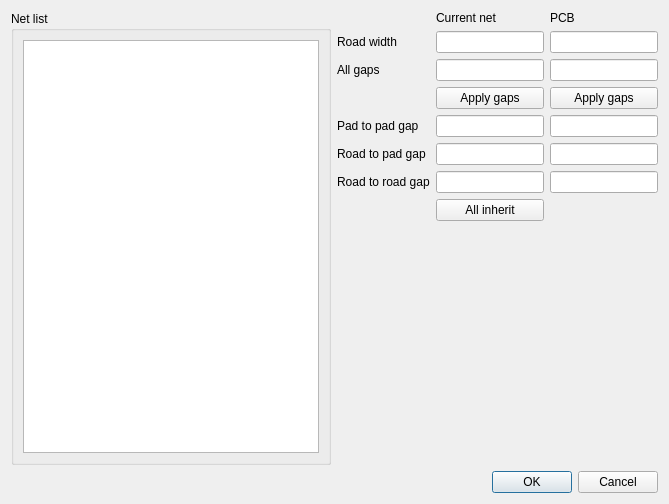
<?xml version="1.0" encoding="UTF-8"?>
<ui version="4.0">
 <class>SdDRuleEditor</class>
 <widget class="QDialog" name="SdDRuleEditor">
  <property name="geometry">
   <rect>
    <x>0</x>
    <y>0</y>
    <width>669</width>
    <height>504</height>
   </rect>
  </property>
  <property name="windowTitle">
   <string>Trace rules editor</string>
  </property>
  <layout class="QVBoxLayout" name="verticalLayout_2">
   <item>
    <layout class="QHBoxLayout" name="horizontalLayout">
     <item>
      <widget class="QGroupBox" name="groupBox">
       <property name="title">
        <string>Net list</string>
       </property>
       <layout class="QVBoxLayout" name="verticalLayout">
        <item>
         <widget class="QListWidget" name="mNetList">
          <property name="selectionMode">
           <enum>QAbstractItemView::ExtendedSelection</enum>
          </property>
         </widget>
        </item>
       </layout>
      </widget>
     </item>
     <item>
      <layout class="QGridLayout" name="gridLayout">
       <item row="0" column="1">
        <widget class="QLabel" name="label_5">
         <property name="text">
          <string>Current net</string>
         </property>
        </widget>
       </item>
       <item row="5" column="1">
        <widget class="QLineEdit" name="mNetRoad2Pad"/>
       </item>
       <item row="2" column="0">
        <widget class="QLabel" name="label_7">
         <property name="text">
          <string>All gaps</string>
         </property>
        </widget>
       </item>
       <item row="4" column="1">
        <widget class="QLineEdit" name="mNetPad2Pad"/>
       </item>
       <item row="4" column="2">
        <widget class="QLineEdit" name="mPcbPad2Pad"/>
       </item>
       <item row="6" column="2">
        <widget class="QLineEdit" name="mPcbRoad2Road"/>
       </item>
       <item row="5" column="2">
        <widget class="QLineEdit" name="mPcbRoad2Pad"/>
       </item>
       <item row="3" column="2">
        <widget class="QPushButton" name="mPcbApplyAllGaps">
         <property name="text">
          <string>Apply gaps</string>
         </property>
        </widget>
       </item>
       <item row="4" column="0">
        <widget class="QLabel" name="label_2">
         <property name="text">
          <string>Pad to pad gap</string>
         </property>
        </widget>
       </item>
       <item row="6" column="0">
        <widget class="QLabel" name="label_4">
         <property name="text">
          <string>Road to road gap</string>
         </property>
        </widget>
       </item>
       <item row="6" column="1">
        <widget class="QLineEdit" name="mNetRoad2Road"/>
       </item>
       <item row="2" column="2">
        <widget class="QLineEdit" name="mPcbAllGaps"/>
       </item>
       <item row="3" column="1">
        <widget class="QPushButton" name="mNetApplyAllGaps">
         <property name="text">
          <string>Apply gaps</string>
         </property>
        </widget>
       </item>
       <item row="1" column="0">
        <widget class="QLabel" name="label">
         <property name="text">
          <string>Road width</string>
         </property>
        </widget>
       </item>
       <item row="2" column="1">
        <widget class="QLineEdit" name="mNetAllGaps"/>
       </item>
       <item row="0" column="2">
        <widget class="QLabel" name="label_6">
         <property name="text">
          <string>PCB</string>
         </property>
        </widget>
       </item>
       <item row="1" column="2">
        <widget class="QLineEdit" name="mPcbRoadWidth"/>
       </item>
       <item row="5" column="0">
        <widget class="QLabel" name="label_3">
         <property name="text">
          <string>Road to pad gap</string>
         </property>
        </widget>
       </item>
       <item row="7" column="1">
        <widget class="QPushButton" name="mNetClearAll">
         <property name="text">
          <string>All inherit</string>
         </property>
        </widget>
       </item>
       <item row="1" column="1">
        <widget class="QLineEdit" name="mNetRoadWidth"/>
       </item>
       <item row="8" column="1">
        <spacer name="verticalSpacer">
         <property name="orientation">
          <enum>Qt::Vertical</enum>
         </property>
         <property name="sizeHint" stdset="0">
          <size>
           <width>20</width>
           <height>40</height>
          </size>
         </property>
        </spacer>
       </item>
      </layout>
     </item>
    </layout>
   </item>
   <item>
    <widget class="QDialogButtonBox" name="buttonBox">
     <property name="orientation">
      <enum>Qt::Horizontal</enum>
     </property>
     <property name="standardButtons">
      <set>QDialogButtonBox::Cancel|QDialogButtonBox::Ok</set>
     </property>
    </widget>
   </item>
  </layout>
 </widget>
 <resources/>
 <connections>
  <connection>
   <sender>buttonBox</sender>
   <signal>accepted()</signal>
   <receiver>SdDRuleEditor</receiver>
   <slot>accept()</slot>
   <hints>
    <hint type="sourcelabel">
     <x>248</x>
     <y>254</y>
    </hint>
    <hint type="destinationlabel">
     <x>157</x>
     <y>274</y>
    </hint>
   </hints>
  </connection>
  <connection>
   <sender>buttonBox</sender>
   <signal>rejected()</signal>
   <receiver>SdDRuleEditor</receiver>
   <slot>reject()</slot>
   <hints>
    <hint type="sourcelabel">
     <x>316</x>
     <y>260</y>
    </hint>
    <hint type="destinationlabel">
     <x>286</x>
     <y>274</y>
    </hint>
   </hints>
  </connection>
 </connections>
</ui>
